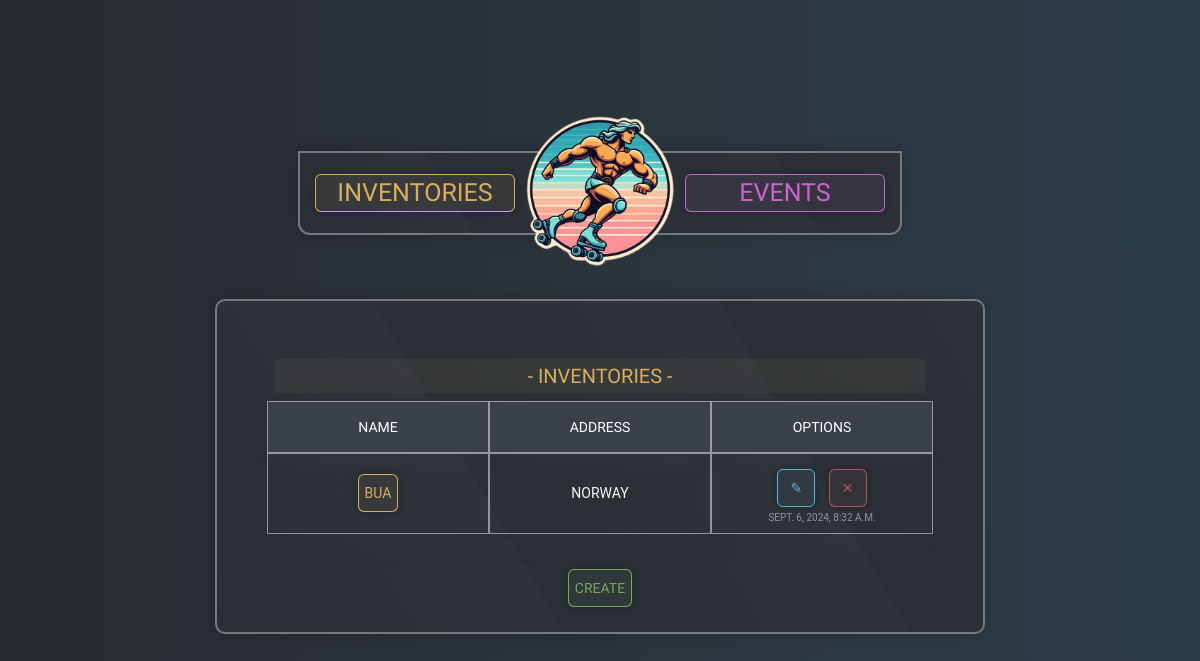
The app's page /Inventories/ with its own data.
### Inventory/models.py (models this page shows, shortened)
class Inventory(models.Model):
    name = models.CharField(max_length=50)
    address = models.CharField(max_length=255)
    last_updated = models.DateTimeField(auto_now=True)

### Inventory/views.py (the view)
# urls.py: path('Inventories/', views.List_Inventory, name='inventory-list'),
def List_Inventory(request):
    inventories = Inventory.objects.all()
    template = "Inventory/inventory_list.html"
    context = {
            'inventories' : inventories,
            'cancel': reverse_lazy('home'),
               }
    return render(request, template, context)

### Inventory/templates/Inventory/inventory_list.html (shortened to what this page needs)
{% extends 'Inventory/base.html' %}
{% block content %}
  <div class="scroll-table">
    <table>
      <caption>
        <h1 class="inventory">- Inventories -</h1>
      </caption>
      <thead>
          <tr>
              <th>Name</th>
              <th>Address</th>
              <th>Options</th>
          </tr>
      </thead>
      <tbody>
        {% for inventory in inventories %}
          <tr class="clickable-row" data-href="{% url 'inventory-detail' inventory.id %}">
            <td><a class="btn inventory" href="{% url 'inventory-detail' inventory.id %}">{{ inventory.name }}</a></td>
            <td>{{ inventory.address }}</td>
            <td>
              <div>
              <a class="btn update shake" href="{% url 'inventory-update' inventory.id %}" title="Update">&#9998;</a>
              <a class="btn danger shake" href="{% url 'inventory-delete' inventory.id %}" title="Delete">&#10005;</a>
            </div>
              <div class="small">
              {{ inventory.last_updated }}
             </div>
            </td>
          </tr>
        {% endfor %}
      </tbody>
    </table>
  </div>
  <a class="btn create" href="{% url 'inventory-create'%}">Create</a>
{% endblock %}

### Inventory/static/Inventory/style.css (style rules this page uses)
body { font-family: "Jura", sans-serif; font-weight: 400; font-optical-sizing: auto; font-style: normal; text-transform: uppercase; height: 100vh; display: flex; flex-direction: column; align-items: center; justify-content: center; position: relative; color: #f7f6f2; background: linear-gradient(to right, #272b2e, #2e3d4b), linear-gradient(to bottom, #ffd9fd, #ffdfb6); font-size: 14px; margin: 0px; }
h1 { font-weight: normal; padding: 5px; margin: 5px; font-size: 20px; }
a { color: #f7f6f2; text-decoration: none; list-style: none; width: fit-content; height: fit-content; padding: 2px; margin: 4px; transition: all 0.1s ease-in-out 0.01s; }
.btn { display: inline-flex; align-items: center; justify-content: center; justify-items: center; box-sizing: border-box; color: #b6b6b6; border: 1px solid; border-color: hsl(0, 0%, 71%); border-radius: 6px; background-color: transparent; background-color: hsla(0, 0%, 71%, 0.05); font-weight: normal; min-width: 38px; min-height: 38px; padding-inline: 6px; margin: 5px; filter: blur(0) saturate(1) opacity(1); cursor: pointer; text-align: center; animation: blurry 3s infinite linear; transition: all 0.3s ease 0.1s; box-shadow: 0px 0px 10px rgb(10, 10, 10, 0.3); }
.inventory { color: hsl(40, 100%, 70%, 0.8); border-color: hsla(40, 100%, 70%, 0.8); background-color: hsla(40, 90%, 70%, 0.05); }
.danger { color: hsla(0, 60%, 60%, 0.8); border-color: hsla(0, 60%, 60%, 0.8); background-color: hsla(0, 60%, 60%, 0.05); }
.create { color: hsla(100, 40%, 60%, 0.8); border-color: hsla(100, 40%, 60%, 0.8); background-color: hsla(100, 40%, 60%, 0.05); }
.update { color: hsla(197, 60%, 60%, 1); border-color: hsla(197, 60%, 60%, 1); background-color: hsla(197, 60%, 60%, 0.05); }
table { border-spacing: 0px; border-collapse:separate; height: fit-content; width: auto; text-align: center; margin:30px; box-shadow: 2px 2px 20px rgba(0, 0, 0, 0.1); }
caption { margin: 3px; }
.scroll-table { max-height:400px; overflow-y: auto; margin: 0px; }
td { background: transparent; inline-size:auto; transition: all 0.3s ease 0.1s; font-family: "Roboto", sans-serif; }
th { position: sticky; background-color: hsl(214, 12%, 26%); color: #fff; z-index: 1; top: 0px; font-weight: 400; width: 200px; height: 30px; }
th, td { border: 1px solid hsla(210, 100%, 98%, 0.5); padding: 10px; transition: all 0.3s ease; box-shadow: 5px 5px 40px rgba(213, 231, 255, 0.03); }
.small { font-size: 10px; color: #c7c7c7a9; }

### records on screen
Inventory: name "BUA", address "NORWAY", last_updated "SEPT. 6, 2024, 8:32 A.M."
